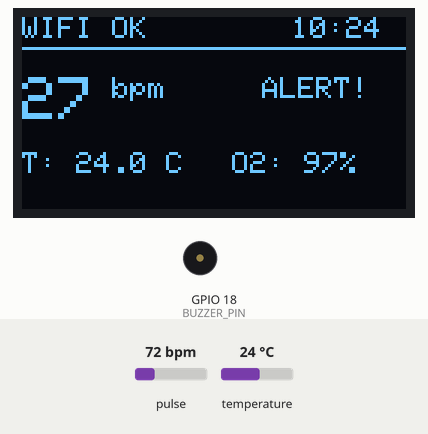
A program run on a simulated ESP32. Shown: 128×64 one-colour display, buzzer (waves = sounding, pin HIGH). Inputs (shaded band) come from the test bench; at power-on: pulse 72 bpm, temperature 24 °C. Uploads are accepted with an empty reply; the local clock reads 2024-03-15 10:24:30 at power-on unless the program sets it; what the program prints to the serial monitor is not drawn.

Above: at 2.7 s.
2.8 s: pulse set to 130 bpm
At 4.3 s:
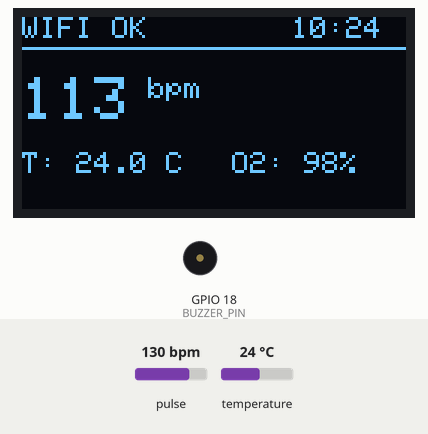
5.4 s: temperature set to 12 °C
At 6.78 s:
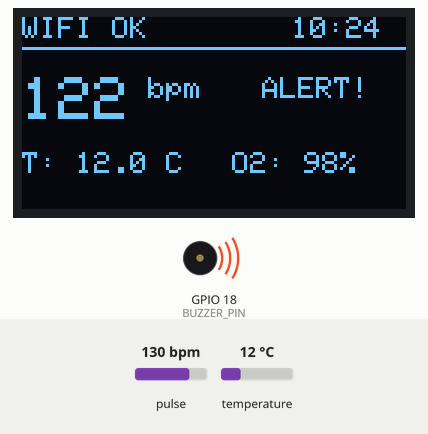
7.0 s: pulse set to 128 bpm
At 8.11 s:
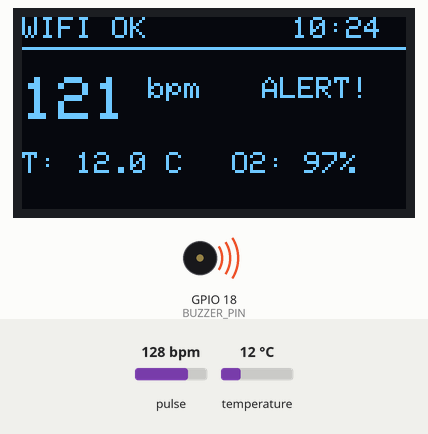
8.8 s: temperature set to 19 °C
At 9.6 s:
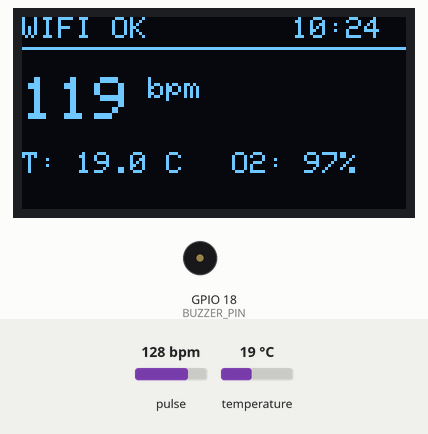
10.4 s: temperature set to 36.8 °C
At 11.53 s:
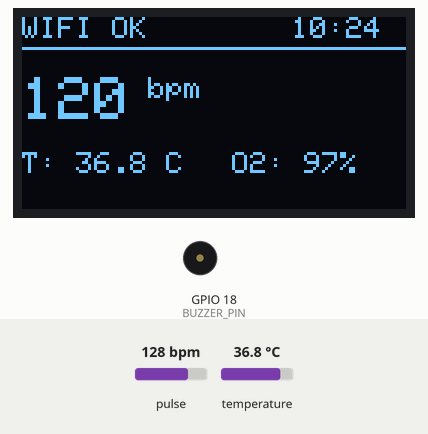
11.9 s: temperature set to 38.1 °C
At 12.13 s:
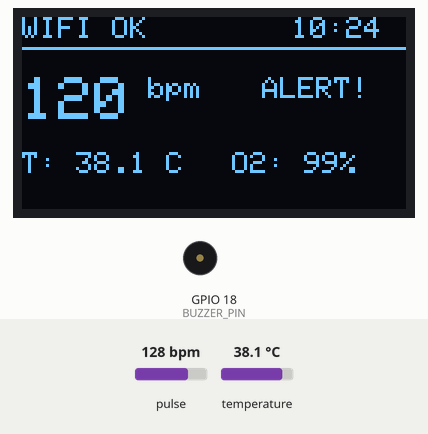
Timing chart, 0 to 14.4 s (numbered marks = the images above; inputs shaded):
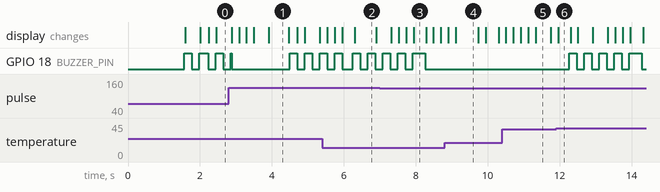

The program:

main.cpp
```cpp
#include <Arduino.h>
#include "NetworkManager.h"
#include "SensorManager.h"
#include "UIManager.h"

// --- Configuration ---
const char* WIFI_SSID = "YOUR_WIFI_NAME";
const char* WIFI_PASS = "YOUR_WIFI_PASS";
const char* SERVER_URL = "http://192.168.1.50:5173/api/vitals"; // Change IP to your PC
const int BUZZER_PIN = 18;

// --- Objects ---
NetworkManager network(WIFI_SSID, WIFI_PASS, SERVER_URL);
SensorManager sensors;
UIManager ui(BUZZER_PIN);

// --- Timers ---
unsigned long lastScreenUpdate = 0;
unsigned long lastTelemetrySend = 0;
const int SCREEN_INTERVAL = 200;    // 5 FPS
const int TELEMETRY_INTERVAL = 2000; // Send data every 2s

void setup() {
    Serial.begin(115200);

    // Initialize Modules
    ui.begin();
    sensors.begin();
    network.begin();
}

void loop() {
    // 1. Critical Loop: Pulse detection must run fast
    sensors.update();

    // 2. Get current data snapshot
    VitalsData currentData = sensors.getReadings();

    // 3. UI & Alerts Logic
    ui.checkAlerts(currentData);

    if (millis() - lastScreenUpdate > SCREEN_INTERVAL) {
        lastScreenUpdate = millis();
        ui.updateScreen(
            currentData,
            network.getFormattedTime(),
            network.isConnected()
        );
    }

    // 4. Telemetry (HTTP Post)
    if (millis() - lastTelemetrySend > TELEMETRY_INTERVAL) {
        lastTelemetrySend = millis();

        // Determine status string
        const char* status = "normal";
        if (currentData.bpm > 120 || currentData.temperature > 37.5) {
            status = "critical";
        } else if (currentData.bpm < 50 && currentData.validFinger) {
            status = "warning";
        }

        // Only send if we have valid readings or to report connectivity
        if (currentData.validFinger || currentData.temperature > 0) {
            network.sendTelemetry(
                currentData.bpm,
                currentData.spo2,
                currentData.temperature,
                status
            );
            Serial.println("Telemetry Sent.");
        }
    }
}
```

Measured:
- the behaviour switches between 37.5 and 37.6 °C on temperature (found by bisection; images 5 and 6)
- after the input at 11.9 s, GPIO 18 (BUZZER_PIN): goes 4 × (HIGH 0.21 s, LOW 0.21 s), HIGH 0.34 s, then LOW, starting after 0.37 s; the display: changes after 0.06 s (image 6)
- what the display in image 1 shows lasts 0.6 s, from 3.9 s to 4.5 s
- what the display in image 2 shows lasts 0.6 s, from 6.3 s to 6.9 s
- what the display in image 5 shows lasts 0.4 s, from 11.3 s to 11.7 s
